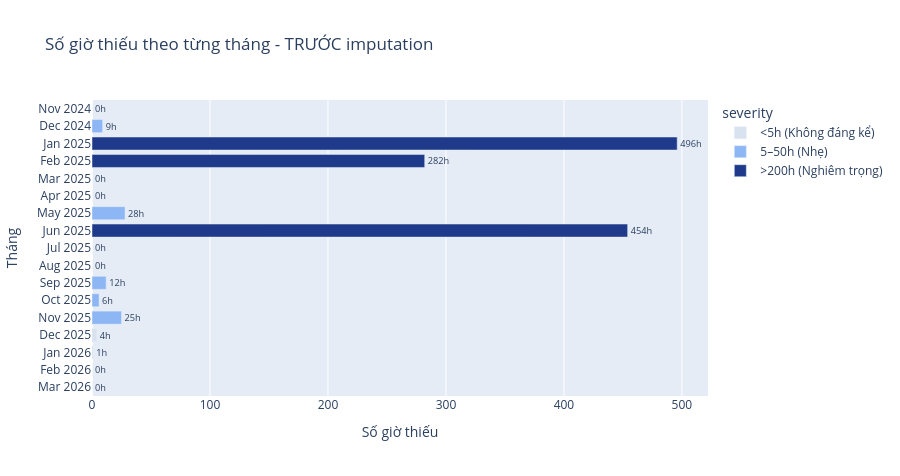
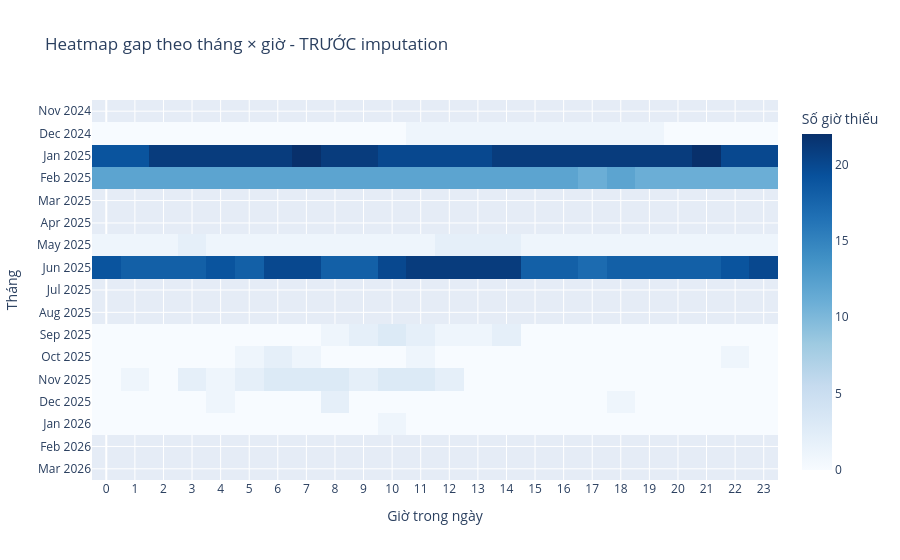

The cell these charts' notebook holds for them, in order:
### Code cell
# @title Missing hours by month + heatmap theo giờ
import plotly.express as px
import pandas as pd

# --- Missing hours theo tháng ---
monthly_missing = (
    pm25_df_full["is_missing_pm25"]
    .resample("ME")
    .sum()
    .astype(int)
    .rename("missing_hours")
    .reset_index()
)
monthly_missing["year_month_label"] = monthly_missing["datetime"].dt.strftime("%b %Y")
monthly_missing["severity"] = pd.cut(
    monthly_missing["missing_hours"],
    bins=[-1, 5, 50, 200, float("inf")],
    labels=["<5h (Không đáng kể)", "5–50h (Nhẹ)", "50–200h (Trung bình)", ">200h (Nghiêm trọng)"],
    ordered=True,
).cat.remove_unused_categories().astype(str)

# Sort theo datetime để giữ thứ tự thời gian
monthly_missing = monthly_missing.sort_values("datetime", ascending=False)

fig_missing = px.bar(
    monthly_missing,
    x="missing_hours",
    y="year_month_label",
    color="severity",
    orientation="h",
    text="missing_hours",
    color_discrete_map={
        "<5h (Không đáng kể)": "#d9e3f0",
        "5–50h (Nhẹ)"        : "#8db6f4",
        "50–200h (Trung bình)": "#4472c4",
        ">200h (Nghiêm trọng)": "#1f3a8a",
    },
    labels={"missing_hours": "Số giờ thiếu", "year_month_label": "Tháng"},
    title="Số giờ thiếu theo từng tháng - TRƯỚC imputation",
)
fig_missing.update_traces(texttemplate="%{text}h", textposition="outside")
fig_missing.update_layout(
    yaxis=dict(
        categoryorder="array",
        categoryarray=monthly_missing["year_month_label"].tolist(),  # đúng thứ tự thời gian
    ),
    bargap=0.25,
    height=max(400, len(monthly_missing) * 28),  # tự scale chiều cao theo số tháng
)
fig_missing.show()

# --- Heatmap thiếu theo tháng × giờ ---
# Tạo đúng thứ tự tháng theo thời gian cho heatmap
month_order = (
    monthly_missing
    .sort_values("datetime", ascending=True)["year_month_label"]
    .tolist()
)

heatmap_df = (
    pm25_df_full.loc[pm25_df_full["is_missing_pm25"]]
    .reset_index()
    .assign(
        year_month=lambda df: df["datetime"].dt.strftime("%b %Y"),
        hour      =lambda df: df["datetime"].dt.hour,
    )
    .groupby(["year_month", "hour"], observed=False)
    .size()
    .rename("missing_count")
    .reset_index()
)

heatmap_pivot = (
    heatmap_df.pivot(index="year_month", columns="hour", values="missing_count")
    .fillna(0)
    .reindex(month_order)   # đảm bảo thứ tự tháng chronological
)

fig_heatmap = px.imshow(
    heatmap_pivot,
    aspect="auto",
    color_continuous_scale="Blues",
    labels=dict(color="Số giờ thiếu"),
    title="Heatmap gap theo tháng × giờ - TRƯỚC imputation",
)
fig_heatmap.update_xaxes(title="Giờ trong ngày", dtick=1)
fig_heatmap.update_yaxes(title="Tháng", autorange="reversed")
fig_heatmap.show()

### Figure 1 — Plotly figure (JSON) as saved in the notebook; plotly's stock layout.template omitted (floating-point values rounded to 4 significant figures)
{"data": [{"hovertemplate": "severity=<5h (Không đáng kể)<br>Số giờ thiếu=%{text}<br>Tháng=%{y}<extra></extra>", "legendgroup": "<5h (Không đáng kể)", "marker": {"color": "#d9e3f0", "pattern": {"shape": ""}}, "name": "<5h (Không đáng kể)", "orientation": "h", "showlegend": true, "text": [0.0, 0.0, 1.0, 4.0, 0.0, 0.0, 0.0, 0.0, 0.0], "textposition": "outside", "texttemplate": "%{text}h", "type": "bar", "x": [0, 0, 1, 4, 0, 0, 0, 0, 0], "xaxis": "x", "y": ["Mar 2026", "Feb 2026", "Jan 2026", "Dec 2025", "Aug 2025", "Jul 2025", "Apr 2025", "Mar 2025", "Nov 2024"], "yaxis": "y"}, {"hovertemplate": "severity=5–50h (Nhẹ)<br>Số giờ thiếu=%{text}<br>Tháng=%{y}<extra></extra>", "legendgroup": "5–50h (Nhẹ)", "marker": {"color": "#8db6f4", "pattern": {"shape": ""}}, "name": "5–50h (Nhẹ)", "orientation": "h", "showlegend": true, "text": [25.0, 6.0, 12.0, 28.0, 9.0], "textposition": "outside", "texttemplate": "%{text}h", "type": "bar", "x": [25, 6, 12, 28, 9], "xaxis": "x", "y": ["Nov 2025", "Oct 2025", "Sep 2025", "May 2025", "Dec 2024"], "yaxis": "y"}, {"hovertemplate": "severity=>200h (Nghiêm trọng)<br>Số giờ thiếu=%{text}<br>Tháng=%{y}<extra></extra>", "legendgroup": ">200h (Nghiêm trọng)", "marker": {"color": "#1f3a8a", "pattern": {"shape": ""}}, "name": ">200h (Nghiêm trọng)", "orientation": "h", "showlegend": true, "text": [454.0, 282.0, 496.0], "textposition": "outside", "texttemplate": "%{text}h", "type": "bar", "x": [454, 282, 496], "xaxis": "x", "y": ["Jun 2025", "Feb 2025", "Jan 2025"], "yaxis": "y"}], "layout": {"bargap": 0.25, "barmode": "relative", "height": 476, "legend": {"title": {"text": "severity"}, "tracegroupgap": 0}, "title": {"text": "Số giờ thiếu theo từng tháng - TRƯỚC imputation"}, "xaxis": {"anchor": "y", "domain": [0, 1], "title": {"text": "Số giờ thiếu"}}, "yaxis": {"anchor": "x", "categoryarray": ["Mar 2026", "Feb 2026", "Jan 2026", "Dec 2025", "Nov 2025", "Oct 2025", "Sep 2025", "Aug 2025", "Jul 2025", "Jun 2025", "May 2025", "Apr 2025", "Mar 2025", "Feb 2025", "Jan 2025", "Dec 2024", "Nov 2024"], "categoryorder": "array", "domain": [0, 1], "title": {"text": "Tháng"}}}}

### Figure 2 — Plotly figure (JSON) as saved in the notebook; plotly's stock layout.template omitted (floating-point values rounded to 4 significant figures; data arrays with more than 128 entries replaced by an {"elided": "..."} marker saying what was removed)
{"data": [{"coloraxis": "coloraxis", "hovertemplate": "hour: %{x}<br>year_month: %{y}<br>Số giờ thiếu: %{z}<extra></extra>", "name": "0", "type": "heatmap", "x": [0, 1, 2, 3, 4, 5, 6, 7, 8, 9, 10, 11, 12, 13, 14, 15, 16, 17, 18, 19, 20, 21, 22, 23], "xaxis": "x", "y": ["Nov 2024", "Dec 2024", "Jan 2025", "Feb 2025", "Mar 2025", "Apr 2025", "May 2025", "Jun 2025", "Jul 2025", "Aug 2025", "Sep 2025", "Oct 2025", "Nov 2025", "Dec 2025", "Jan 2026", "Feb 2026", "Mar 2026"], "yaxis": "y", "z": {"elided": "17x24 float values"}}], "layout": {"coloraxis": {"colorbar": {"title": {"text": "Số giờ thiếu"}}, "colorscale": [[0, "rgb(247,251,255)"], [0.125, "rgb(222,235,247)"], [0.25, "rgb(198,219,239)"], [0.375, "rgb(158,202,225)"], [0.5, "rgb(107,174,214)"], [0.625, "rgb(66,146,198)"], [0.75, "rgb(33,113,181)"], [0.875, "rgb(8,81,156)"], [1, "rgb(8,48,107)"]]}, "title": {"text": "Heatmap gap theo tháng × giờ - TRƯỚC imputation"}, "xaxis": {"anchor": "y", "domain": [0, 1], "dtick": 1, "title": {"text": "Giờ trong ngày"}}, "yaxis": {"anchor": "x", "autorange": "reversed", "domain": [0, 1], "title": {"text": "Tháng"}}}}
